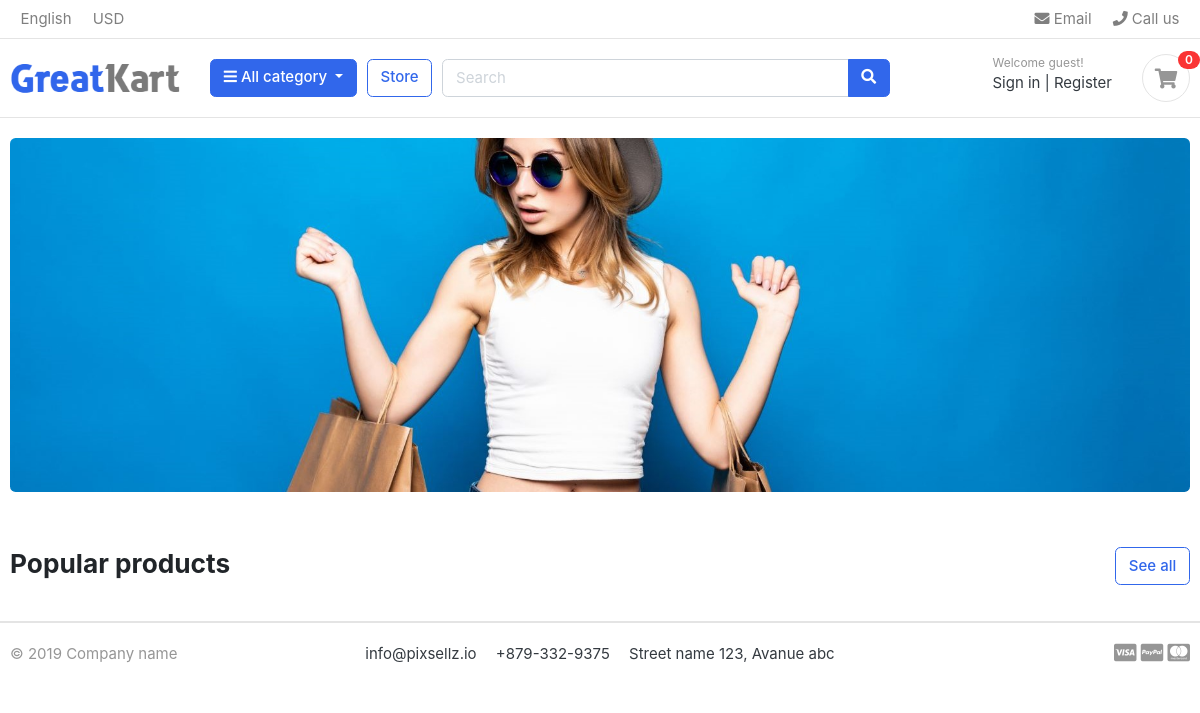
The app's page /, older data.
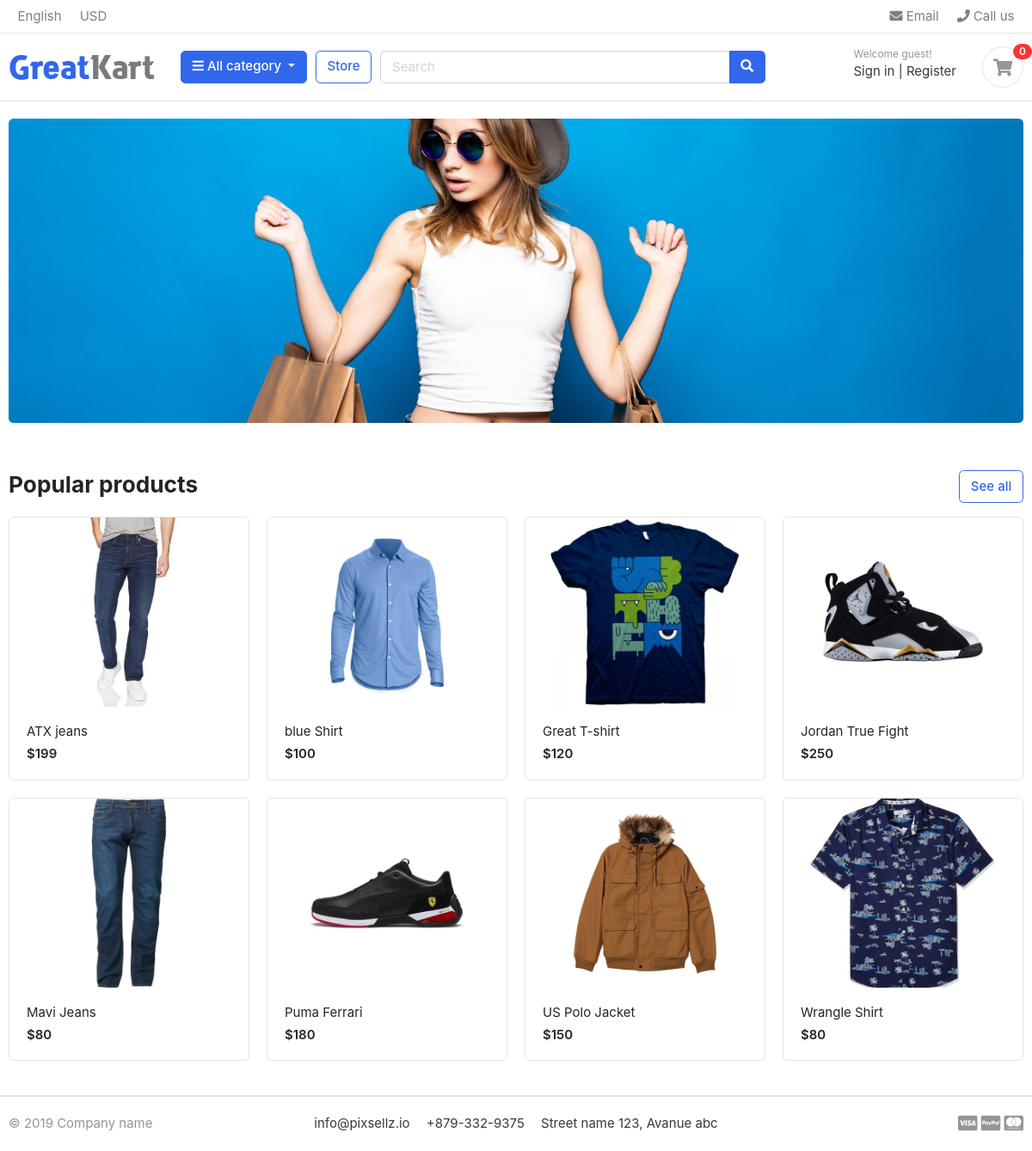
The same page, newer data.
### store/models.py (models this page shows, shortened)
class Product(models.Model):
    product_name = models.CharField(max_length=200, unique=True)
    slug = models.SlugField(max_length=200, unique=True)
    description = models.TextField(max_length=500, blank=True)
    price = models.IntegerField()
    image = models.ImageField(upload_to='photos/products')
    stock = models.IntegerField()
    is_available = models.BooleanField(default=True)
    category = models.ForeignKey(Category, on_delete=models.CASCADE)
    created_date = models.DateTimeField(auto_now_add=True)
    modified_date = models.DateTimeField(auto_now=True)
    def get_url(self):
        return reverse('product_detail', args=[self.category.slug, self.slug])

### greatkart/views.py (the view)
# urls.py: 2. Add a URL to urlpatterns:  path('', views.home, name='home')
def home(request):
    products = Product.objects.all().filter(is_available=True)
    context = {
        'products': products
    }
    return render(request, 'home.html', context)

### category/context_processors.py (called while the page is built)
def menu_links(request):
    links = Category.objects.all()
    return dict(links=links)

### category/models.py (called while the page is built)
    def get_url(self):
        return reverse('products_by_category', args=[self.slug])

### templates/home.html
{% extends 'base.html' %}
{% load static %}
{% block content %}
<section class="section-intro padding-y-sm">
<div class="container">
<div class="intro-banner-wrap">
	<img src="{% static 'images/banners/cover.jpg' %}" class="img-fluid rounded">
</div>
</div>
</section>
<section class="section-name padding-y-sm">
<div class="container">
<header class="section-heading">
	<a href="{% url 'store' %}" class="btn btn-outline-primary float-right">See all</a>
	<h3 class="section-title">Popular products</h3>
</header>
<div class="row">
	{% for product in products %}
	<div class="col-md-3">
		<div class="card card-product-grid">
			<a href="{{ product.get_url }}" class="img-wrap"> <img src="{{ product.image.url }}"> </a>
			<figcaption class="info-wrap">
				<a href="{{ product.get_url }}" class="title">{{ product.product_name }}</a>
				<div class="price mt-1">${{ product.price }}</div>
			</figcaption>
		</div>
	</div>
	{% endfor %}
</div>
</div>
</section>
</body>
</html>
{% endblock %}

### templates/base.html (shortened to what this page needs)
{% load static %}
<!DOCTYPE HTML>
<html lang="en">
<head>
<link href="{% static 'css/bootstrap.css' %}" rel="stylesheet" type="text/css"/>
<link href="{% static 'fonts/fontawesome/css/all.min.css' %}" type="text/css" rel="stylesheet">
<link href="{% static 'css/ui.css' %}" rel="stylesheet" type="text/css"/>
<link href="{% static 'css/responsive.css' %}" rel="stylesheet" media="only screen and (max-width: 1200px)" />
</head>
<body>
{% include 'includes/navbar.html' %}
{% block content %}
{% endblock %}
{% include 'includes/footer.html' %}

### templates/includes/navbar.html (shortened to what this page needs)
{% load static %}
<header class="section-header">
<nav class="navbar p-md-0 navbar-expand-sm navbar-light border-bottom">
<div class="container">
  <div class="collapse navbar-collapse" id="navbarTop4">
    <ul class="navbar-nav mr-auto">
    	<li class="nav-item dropdown">
		 	<a href="#" class="nav-link">   English </a>
		</li>
		<li class="nav-item dropdown">
			<a href="#" class="nav-link"> USD </a>
		</li>
    </ul>
    <ul class="navbar-nav">
		<li><a href="#" class="nav-link"> <i class="fa fa-envelope"></i> Email </a></li>
		<li><a href="#" class="nav-link"> <i class="fa fa-phone"></i> Call us </a></li>
	</ul>
  </div>
</div>
</nav>
<section class="header-main border-bottom">
	<div class="container">
<div class="row align-items-center">
	<div class="col-lg-2 col-md-3 col-6">
		<a href="{% url 'home' %}" class="brand-wrap">
			<img class="logo" src="{% static './images/logo.png' %}">
		</a>
	</div>
	<div class="col-lg col-sm col-md col-6 flex-grow-0">
		<div class="category-wrap dropdown d-inline-block float-right">
			<button type="button" class="btn btn-primary dropdown-toggle" data-toggle="dropdown">
				<i class="fa fa-bars"></i> All category
			</button>
		</div>
	</div>
	<a href="{% url 'store' %}" class="btn btn-outline-primary">Store</a>
	<div class="col-lg  col-md-6 col-sm-12 col">
		<form action="#" class="search">
			<div class="input-group w-100">
			    <input type="text" class="form-control" style="width:60%;" placeholder="Search">
			    <div class="input-group-append">
			      <button class="btn btn-primary" type="submit">
			        <i class="fa fa-search"></i>
			      </button>
			    </div>
		    </div>
		</form>
	</div>
	<div class="col-lg-3 col-sm-6 col-8 order-2 order-lg-3">
				<div class="d-flex justify-content-end mb-3 mb-lg-0">
					<div class="widget-header">
						<small class="title text-muted">Welcome guest!</small>
						<div>
							<a href="./signin.html">Sign in</a> <span class="dark-transp"> | </span>
							<a href="./register.html"> Register</a>
						</div>
					</div>
					<a href="./cart.html" class="widget-header pl-3 ml-3">
						<div class="icon icon-sm rounded-circle border"><i class="fa fa-shopping-cart"></i></div>
						<span class="badge badge-pill badge-danger notify">0</span>
					</a>
				</div>
			</div>
</div>
	</div>
</section>
</header>

### templates/includes/footer.html
<footer class="section-footer border-top">
	<div class="container">
		<section class="footer-bottom border-top row">
			<div class="col-md-2">
				<p class="text-muted"> &copy 2019 Company name </p>
			</div>
			<div class="col-md-8 text-md-center">
				<span  class="px-2">info@pixsellz.io</span>
				<span  class="px-2">+879-332-9375</span>
				<span  class="px-2">Street name 123, Avanue abc</span>
			</div>
			<div class="col-md-2 text-md-right text-muted">
				<i class="fab fa-lg fa-cc-visa"></i>
				<i class="fab fa-lg fa-cc-paypal"></i>
				<i class="fab fa-lg fa-cc-mastercard"></i>
			</div>
		</section>
	</div>
</footer>

### static/css/ui.css (style rules this page uses)
html { font-family: "Inter", sans-serif; font-size: 15px; }
.img-wrap { text-align: center; display: block; }
.img-wrap img { max-width: 100%; }
.icon-xs, .icon-sm, .icon-md, .icon-lg { display: inline-block; text-align: center; flex-shrink: 0; flex-grow: 0; }
.icon-sm { width: 48px; height: 48px; line-height: 48px !important; font-size: 20px; }
.padding-y-sm { padding-top: 20px; padding-bottom: 20px; }
.section-heading { margin-bottom: 20px; margin-top: 15px; }
.section-title { color: #212529; }
p:last-child { margin-bottom: 0; }
.header-main { position: relative; padding-top: 1rem; padding-bottom: 1rem; }
.brand-wrap .logo, .navbar-brand .logo { margin-right: 7px; max-height: 42px; display: inline-block; }
.widget-header { display: inline-block; vertical-align: middle; position: relative; }
.widget-header a { color: #343a40; }
.widget-header i { color: #969696; }
.widget-header .title { display: block; }
.widget-header .notify { position: absolute; top: -3px; right: -10px; }
.footer-bottom { padding-top: 20px; padding-bottom: 20px; }
[class*=card-product] a.title { color: #212529; display: block; }
[class*=card-product] .img-wrap { overflow: hidden; position: relative; }
[class*=card-product] .img-wrap img { height: 100%; max-width: 100%; width: auto; display: inline-block; -o-object-fit: cover; object-fit: cover; }
.card-product-grid { margin-bottom: 20px; }
.card-product-grid .img-wrap { border-radius: 0.2rem 0.2rem 0 0; height: 220px; }
.card-product-grid .info-wrap { overflow: hidden; padding: 18px 20px; }
.card .img-wrap { overflow: hidden; }
.notify { position: absolute; top: -4px; right: -10px; display: inline-block; padding: 0.25em 0.6em; font-size: 12px; line-height: 1; text-align: center; border-radius: 3rem; color: #fff; background-color: #fa3434; }
.price { font-weight: 600; color: #212529; }

Row changes from the older to the newer data that the page shows:
added Product: image (picture), product_name "ATX jeans", price "199"
added Product: image (picture), product_name "blue Shirt", price "100"
added Product: image (picture), product_name "Great T-shirt", price "120"
added Product: image (picture), product_name "Jordan True Fight", price "250"
added Product: image (picture), product_name "Mavi Jeans", price "80"
added Product: image (picture), product_name "Puma Ferrari", price "180"
added Product: image (picture), product_name "US Polo Jacket", price "150"
added Product: image (picture), product_name "Wrangle Shirt", price "80"
